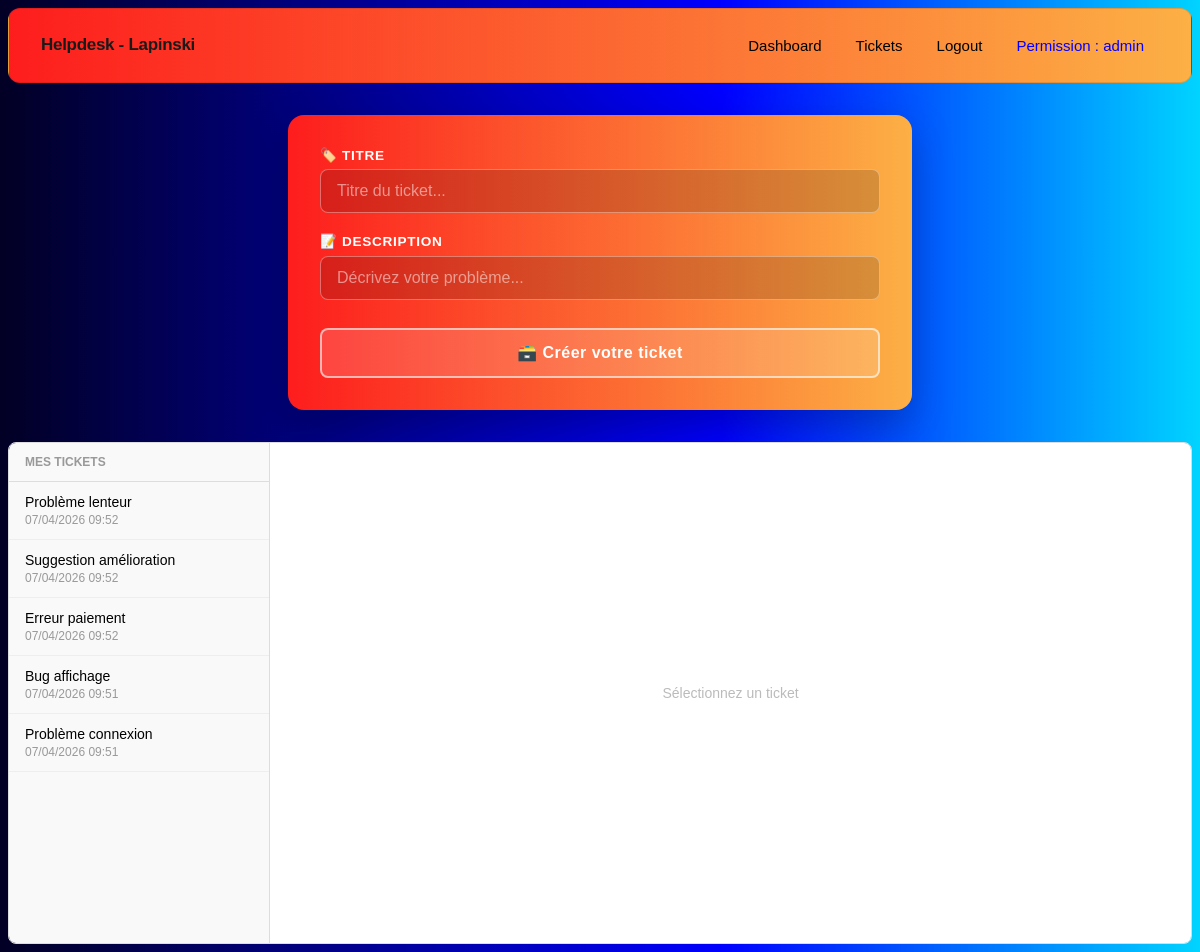
/helpdesk_lapinski/test.php (signed in), run on an earlier commit of the app's database.
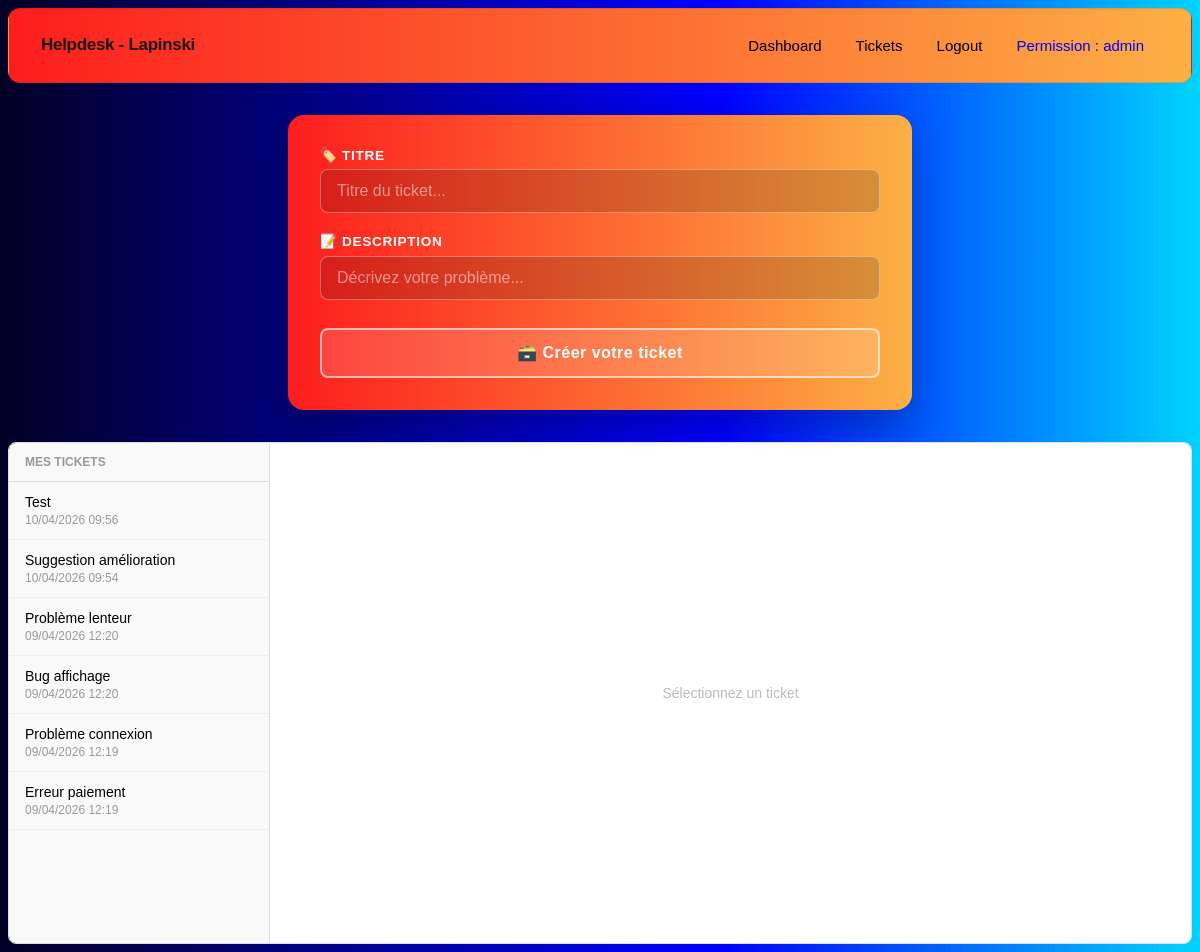
And on a later commit of the database.
### tables this page shows
CREATE TABLE `tickets` (
  `id` int(11) NOT NULL,
  `titre` varchar(255) NOT NULL,
  `description` text NOT NULL,
  `statut` enum('ouvert','en cours','fermé') NOT NULL,
  `user_id` int(11) NOT NULL,
  `created` timestamp NOT NULL DEFAULT current_timestamp() ON UPDATE current_timestamp()
);

### helpdesk_lapinski/test.php (the view, shortened to what this page needs)
<?php
require_once 'include/navbar.php';
require_once 'config/config.php';
$stmt = mysqli_query($link, "SELECT id, titre, statut, created FROM tickets WHERE user_id = " . $_SESSION['id_users'] . " ORDER BY created DESC");
$tickets = $stmt->fetch_all(MYSQLI_ASSOC);
$ticket_ouvert = null;
?>
<!DOCTYPE html>
<html lang="fr">
<head>
    <link rel="stylesheet" href="css/creation.css">
</head>
<body>
<form action="" method="POST" class="ticket-form">
    <div class="field">
        <label>🏷️ Titre</label>
        <input type="text" name="titre" placeholder="Titre du ticket..." autocomplete="off" required>
    </div>
    <div class="field">
        <label>📝 Description</label>
        <input type="text" name="description" placeholder="Décrivez votre problème..." autocomplete="off" required>
    </div>
    <button type="submit" class="btn btn-primary" name="envoyer">🗃️ Créer votre ticket</button>
</form>
<div class="split-layout" id="tickets-view">
    <div class="sidebar">
        <div class="sidebar-header">Mes tickets</div>
        <?php foreach ($tickets as $t): ?>
            <?php $active = (isset($_GET['id']) && $_GET['id'] == $t['id']) ? 'active' : ''; ?>
            <a href="?id=<?= $t['id'] ?>#tickets-view" class="ticket-item <?= $active ?>">
                <div class="ticket-item-titre"><?= htmlspecialchars($t['titre']) ?></div>
                <div class="ticket-item-date"><?= date('d/m/Y H:i', strtotime($t['created'])) ?></div>
            </a>
        <?php endforeach; ?>
    </div>
    <div class="panel">
        <?php if (!$ticket_ouvert): ?>
            <div class="panel-empty">Sélectionnez un ticket</div>
        <?php endif; ?>
    </div>
</div>
</body>
</html>

What changed in the data, as far as the page shows it:
added tickets: titre "Test", created "10/04/2026 09:56"
changed tickets "Suggestion amélioration": created "07/04/2026 09:52" → "10/04/2026 09:54"; moves up the list
changed tickets "Problème lenteur": created "07/04/2026 09:52" → "09/04/2026 12:20"
changed tickets "Bug affichage": created "07/04/2026 09:51" → "09/04/2026 12:20"
changed tickets "Problème connexion": created "07/04/2026 09:51" → "09/04/2026 12:19"
changed tickets "Erreur paiement": created "07/04/2026 09:52" → "09/04/2026 12:19"; moves down the list
